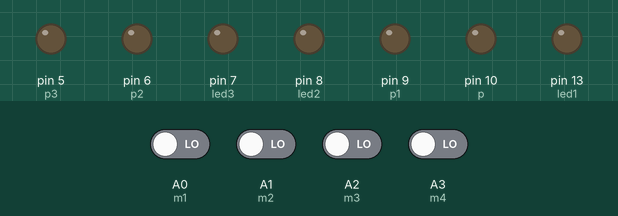
A sketch run on a simulated Arduino Uno, built with avr-gcc and run on an emulated ATmega328P. Shown: output pins drawn as LEDs (lit = HIGH). Inputs (shaded band) come from the test bench; at power-on: A0 (m1), A1 (m2), A2 (m3), A3 (m4) LOW.

Above: at 1.2 s.
1.3 s: A0 (m1) driven HIGH
At 1.6 s:
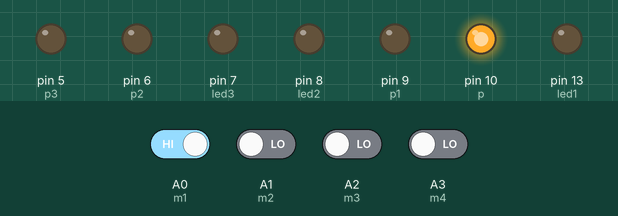
2.8 s: A1 (m2) driven HIGH
At 4.0 s:
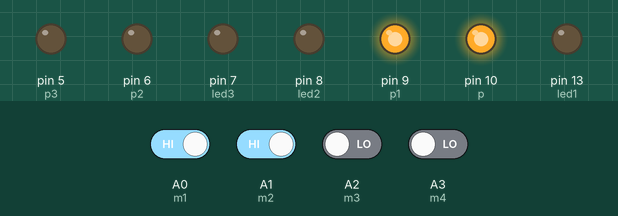
4.3 s: A2 (m3) driven HIGH
At 5.4 s:
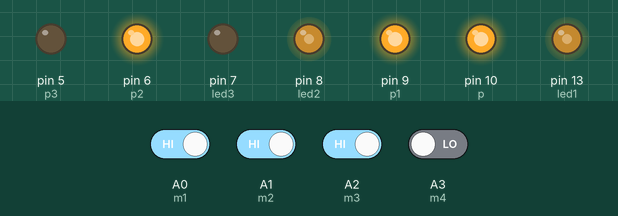
5.8 s: A3 (m4) driven HIGH
At 7.0 s:
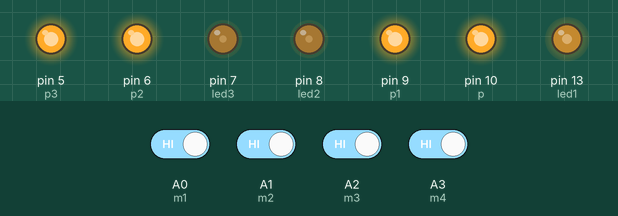
7.3 s: A0 (m1) driven LOW
At 7.6 s:
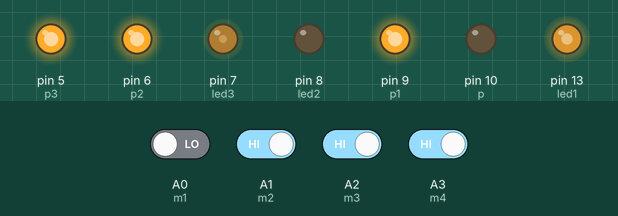
8.8 s: A1 (m2) driven LOW
At 9.5 s:
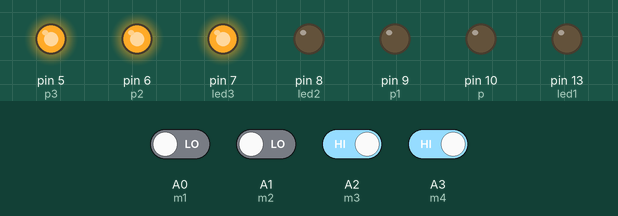
Timing chart, 0 to 11.3 s (numbered marks = the images above; inputs shaded):
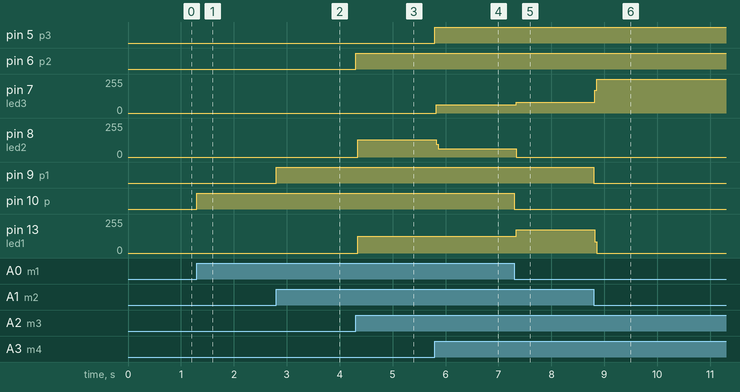

The sketch:

1.ino
```cpp
int p=10;
int p1=9;
int p2=6;
int p3=5;

int led2=8;
int led3=7;
int led1=13;

int m1=A0;
int m2=A1;
int m3=A2;
int m4=A3;
int m5=A4;
int m6=A5;

void setup() {
pinMode (p,OUTPUT);
pinMode (p1,OUTPUT);
pinMode (p2,OUTPUT);
pinMode (p3,OUTPUT);

pinMode (led2,OUTPUT);
pinMode (led3,OUTPUT);
pinMode (led1,OUTPUT);

pinMode (m1,INPUT);
pinMode (m2,INPUT);
pinMode (m3,INPUT);
pinMode (m4,INPUT);
pinMode (m5,INPUT);
pinMode (m6,INPUT);
}

void loop() {
  if (digitalRead(m1)==1){
  digitalWrite(p,HIGH);
    if (digitalRead(m3)==1)
    {
      digitalWrite(led2,HIGH);
      digitalWrite(led1,LOW);
      digitalWrite(led3,LOW);
     }
  }
   if (digitalRead(m1)==0){
  digitalWrite(p,LOW);
  }
  if (digitalRead(m2)==1){
  digitalWrite(p1,HIGH);
     if (digitalRead(m4)==1)
    {
      digitalWrite(led2,LOW);
      digitalWrite(led1,LOW);
      digitalWrite(led3,HIGH);
     }
  }
  if (digitalRead(m2)==0){
  digitalWrite(p1,LOW);
  }
   if (digitalRead(m3)==1){
  digitalWrite(p2,HIGH);
    if (digitalRead(m2)==1)
    {
      digitalWrite(led2,LOW);
      digitalWrite(led1,HIGH);
      digitalWrite(led3,LOW);
     }
  }
  if (digitalRead(m3)==0){
  digitalWrite(p2,LOW);
  }
  if (digitalRead(m4)==1){
  digitalWrite(p3,HIGH);
     if (digitalRead(m1)==1)
    {
      digitalWrite(led2,LOW);
      digitalWrite(led1,HIGH);
      digitalWrite(led3,LOW);
     }
  }
  if (digitalRead(m4)==0){
  digitalWrite(p3,LOW);
  }
}
```

Measured:
- after the input at 1.3 s, pin 10 (p): LOW → HIGH at once
- after the input at 2.8 s, pin 9 (p1): LOW → HIGH at once
- after the input at 4.3 s, pin 6 (p2): LOW → HIGH at once; pin 8 (led2): 0/255 → 131/255 at once; pin 13 (led1): 0/255 → 125/255 at once
- after the input at 5.8 s, pin 5 (p3): LOW → HIGH at once; pin 7 (led3): 0/255 → 63/255 at once; pin 8 (led2): 131/255 → 63/255 at once
- after the input at 7.3 s, pin 7 (led3): 63/255 → 81/255 at once; pin 8 (led2): 63/255 → 0/255 at once; pin 10 (p): HIGH → LOW at once; pin 13 (led1): 125/255 → 174/255 at once
- after the input at 8.8 s, pin 7 (led3): 81/255 → 255/255 at once; pin 9 (p1): HIGH → LOW at once; pin 13 (led1): 174/255 → 0/255 at once
